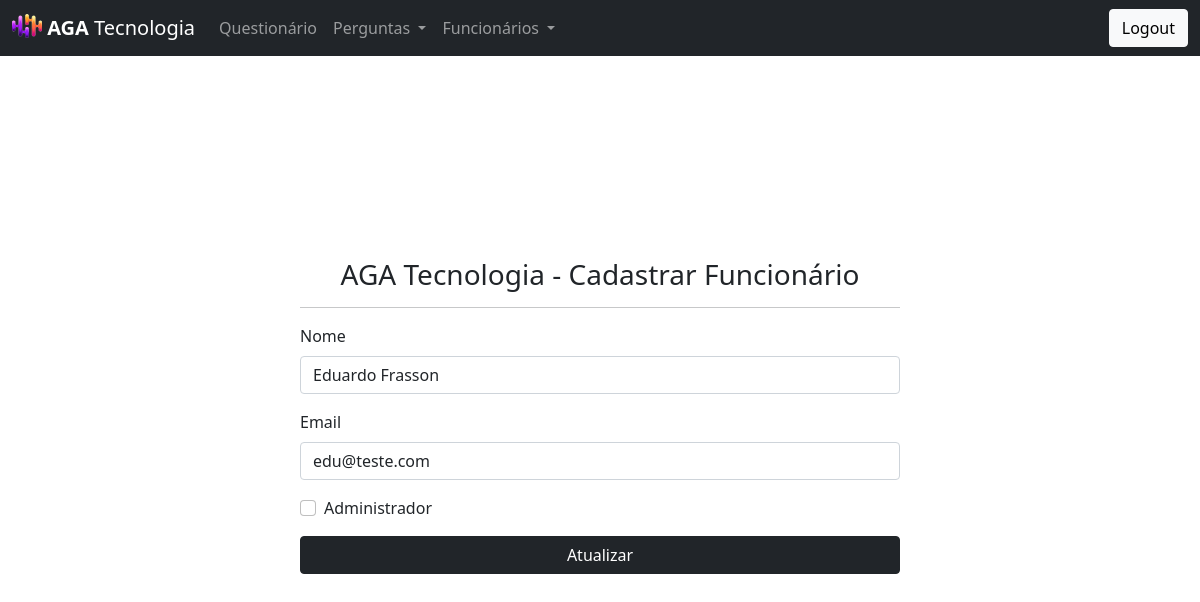
Page /employee/form?id=2 (signed in) on the earlier database version.
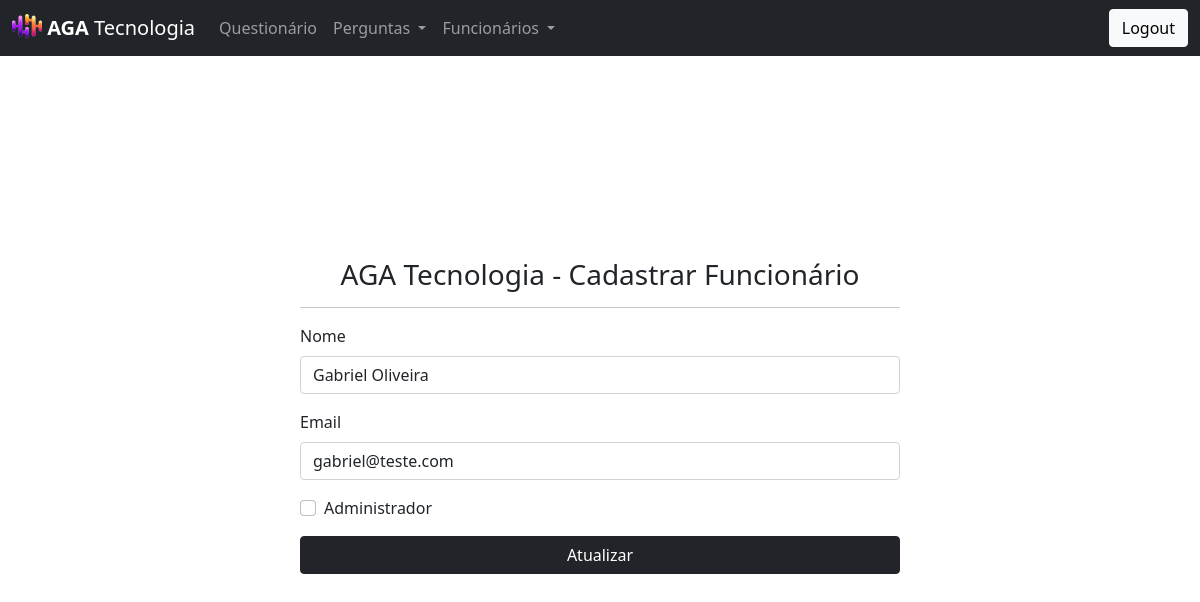
Same page on the later database version.
### tables this page shows
CREATE TABLE `funcionario` (
  `id` int NOT NULL AUTO_INCREMENT,
  `nome` varchar(150) NOT NULL,
  `email` varchar(150) NOT NULL,
  `senha` varchar(100) NOT NULL,
  `adm` char(1) NOT NULL DEFAULT 'N',
  PRIMARY KEY (`id`)
);

### Controller/EmployeeController.php (called while the page is built, shortened)
<?php
    class EmployeeController extends Controller {
        public static function employeeForm() {
            $model = new EmployeeModel();
            if(isset($_GET['id'])) $model = $model->getById( (int) $_GET['id']);
            parent::render("Employee/employee_form", $model);
        }
    }

### index.php (called while the page is built, shortened)
<?php
    include "./rotas.php";

### DAO/EmployeeDAO.php (called while the page is built, shortened)
<?php
    class EmployeeDAO {
        public $conexao;
        public function __construct()
        {
            include_once "MySQL.php";
            $this->conexao = new MySQL();
        }
        function getById(int $id) {
            $sql = "SELECT * FROM funcionario WHERE id = ?";
            $stmt = $this->conexao->prepare($sql);
            $stmt->bindValue(1, $id);
            $stmt->execute();
            return $stmt->fetchObject("EmployeeModel");
        }
    }

### DAO/MySQL.php (called while the page is built)
<?php
    class MySQL extends PDO {
        private $dsn = 'mysql:host=localhost:3307;dbname=agatecnologia_db';
        private $user = "root";
        private $pass = "etecjau";
        public function __construct()
        {
            try {
                return parent::__construct(
                    $this->dsn,
                    $this->user,
                    $this->pass,
                    [PDO::MYSQL_ATTR_INIT_COMMAND =>  "SET NAMES 'UTF8'"]
                );
            } catch (PDOException $e) {
                echo "[X] - Ocorreu um erro inesperado ao tentar se conectar ao MySQL.";
            }
        }
    }

### Model/EmployeeModel.php (called while the page is built, shortened)
<?php
    class EmployeeModel {
        public function getById(int $id) {
            $dao = new EmployeeDAO();
            $obj = $dao->getById( (int) $id);
            return ($obj) ? $obj : new EmployeeModel();
        }
    }

### View/modules/Employee/employee_form.php (the view, shortened to what this page needs)
<!DOCTYPE html>
<html lang="pt-br">
<head>
    <?php include "./View/includes/css_config.php" ?>
    <link rel="stylesheet" href="./../../../View/css/employee_form.css">
</head>
<body>
    <header>
        <?php include "./View/includes/cabecalho.php" ?>
    </header>
    <main class="container-employee flex">
        <form action="/employee/save" method="POST" class="form-employee">
            <div class="text-center">
                <h3>AGA Tecnologia - Cadastrar Funcionário</h3>
                <hr>
            </div>
            <div class="mb-3">
                <label for="exampleInputEmail1" class="form-label">Nome</label>
                <input value="<?= $model->nome ?>" name="name_employee" type="text" class="form-control" id="exampleInputEmail1" aria-describedby="emailHelp">
            </div>
            <div class="mb-3">
                <label for="exampleInputEmail1" class="form-label">Email</label>
                <input value="<?= $model->email ?>" name="email_employee" type="email" class="form-control" id="exampleInputEmail1" aria-describedby="emailHelp">
            </div>
            <div class="mb-3 form-check">
                <input name="adm_employee" value="S" type="checkbox" class="form-check-input" id="exampleCheck1">
                <label class="form-check-label" for="exampleCheck1">Administrador</label>
            </div>
            <div class="d-grid gap-2">
                <?php $msg = (!isset($_GET['id'])) ? "Registrar" : "Atualizar" ?>
                <button class="btn btn-dark" type="submit"><?= $msg ?></button>
            </div>
        </form>
    </main>
</body>
</html>

Differences in the rows shown:
changed funcionario: name_employee "Eduardo Frasson" → "Gabriel Oliveira"; email_employee "edu@teste.com" → "gabriel@teste.com"
